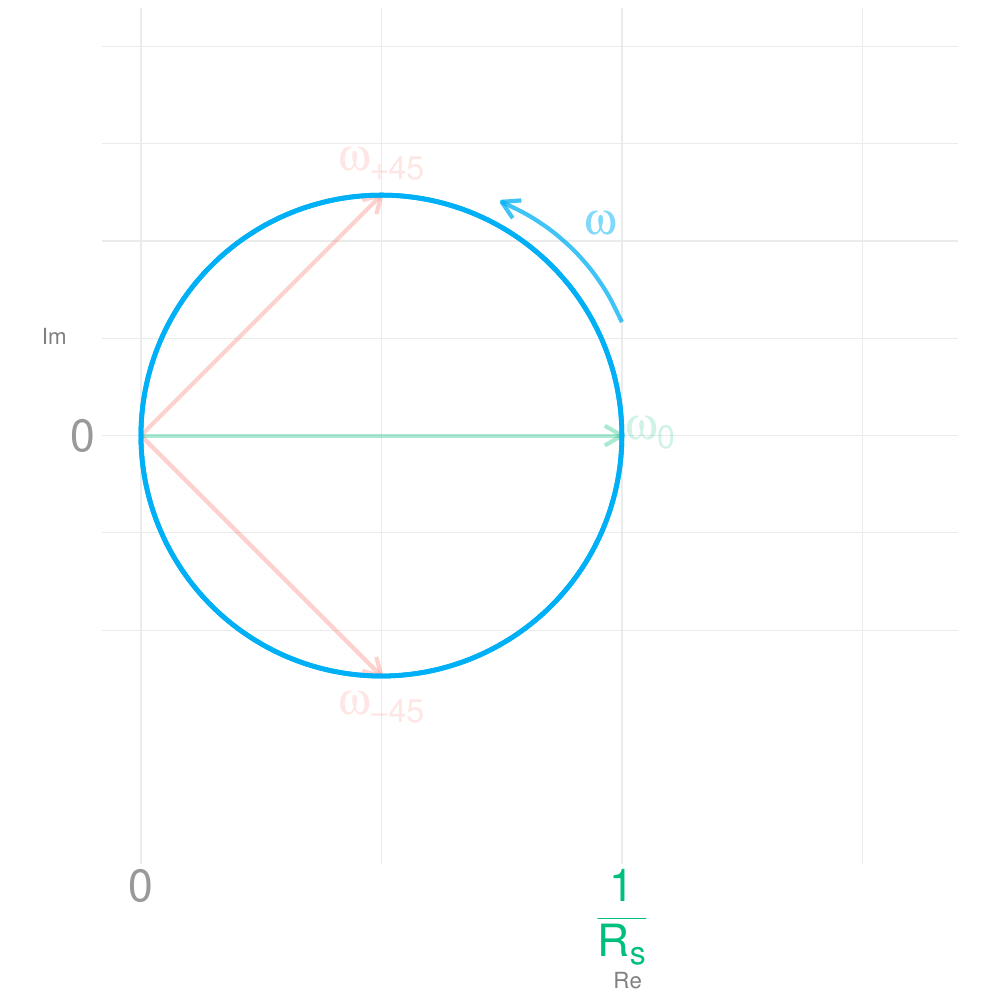

Write the R code that produced this figure.
#Komplexe Zeiger von R, L, C

library(ggplot2)
library(ggforce)

options(scipen=10000)

output_width  <- 10
output_height <- output_width


ylabel <- "Im"
xlabel <- "Re"





angleDisplayX <- 0.1618

Rcolor        <- "#00BF7D2F"
RcolorNoAlpha <- "#00BF7D"
Lcolor        <- "#F8766D2F"
LcolorNoAlpha <- "#F8766D"
Tcolor        <- "#00B0F6"
AngleColor    <- "#FF67A4"
DirectionColor<- "#00B0F67F"

pdf("SSK_Admittanz.pdf", width = output_width, height = output_height)

 circles <- data.frame(
   x0 = rep(1:3, 3),
   y0 = rep(1:3, each = 3),
   r = seq(0.1, 1, length.out = 9)
)

ylimit <- 1.6180339887498948*1.23606797749978964
xlimit <- ylimit*2

Rpos <- xlimit*0.6180339887498948
angle <- atan(1/Rpos)

dirposx <- Rpos
dirposy <- Rpos * 0.23606797749978964
#
offset  <- 0.618
dirposx2<- dirposx - offset
dirposy2<- dirposy + offset

####################################################################

p9 <- ggplot(data.frame(x=c(0, 2),y=c(0,2)), aes(x,y)) +

        theme_minimal() + # maybe theme_bw()

        #ggtitle("Zeigerbild der Impedanz einer verlustbehafteten Spule im Serienmodell") +

        theme(axis.title.y = element_text(angle = 0, vjust = 0.6180339887498948, size=16.18, color="#0000007F"), axis.text.y = element_text(size = 32.36, color = c("grey60", LcolorNoAlpha))) + # rotate axis title
        theme(axis.title.x = element_text(angle = 0, hjust = 0.6180339887498948, size=16.18, color="#0000007F"), axis.text.x = element_text(size = 32.36, color = c("grey60", RcolorNoAlpha))) +

        xlab(xlabel)  +
        ylab(ylabel)  +

        scale_y_continuous(limits=c(-ylimit, ylimit),  breaks = c(0,1), labels=c( 0,"" ) ) +
        scale_x_continuous(limits=c(0, xlimit),  breaks = c(0,Rpos), labels=c(0, bquote(over(1,"R"["s"]))) )+
        # grenzfrequenzpfeile
        geom_segment( aes(x = 0, y = 0, xend = Rpos/2, yend = Rpos/2 ), color=Lcolor,   linetype="solid", arrow = arrow(length = unit(0.5, "cm")), size = 1.3819660112501051) +
        geom_segment( aes(x = 0, y = 0, xend = Rpos/2, yend = -Rpos/2 ), color=Lcolor,   linetype="solid", arrow = arrow(length = unit(0.5, "cm")), size = 1.3819660112501051) +

        annotate(geom="text", x=Rpos+0.1458980337503154, y=0.01458980337503154, label=expression(omega[0]), color=Rcolor, size=11.459) +


        geom_segment( aes(x = 0, y = 0, xend = Rpos, yend = 0 ), color=Rcolor,   linetype="solid", arrow = arrow(length = unit(0.5, "cm")), size = 1.3819660112501051)+


        annotate(geom="text", x=Rpos/2, y=Rpos/2+0.1618, label=expression(omega["+45"]), color=Lcolor, size=11.459)+
        annotate(geom="text", x=Rpos/2, y=-(Rpos/2+0.1618), label=expression(omega["-45"]), color=Lcolor, size=11.459)+

        #direction arrow
        geom_curve( aes(x = dirposx, y = dirposy, xend = dirposx2, yend = dirposy2),
             curvature = 1/(Rpos/2)/4, angle = 90, color = DirectionColor, size=1.3819660112501051, arrow = arrow(length = unit(0.5, "cm")))+
        annotate(geom="text", x=0.2+(dirposx+dirposx2)/2, y=0.2+(dirposy + dirposy2)/2, label=expression(omega), color=DirectionColor, size=11.459)+


        geom_circle(aes(x0 = Rpos/2, y0 = 0, r = Rpos/2), inherit.aes = FALSE, color=Tcolor, size=1.6180339887498948)+
        coord_fixed(ratio=1)

p9
